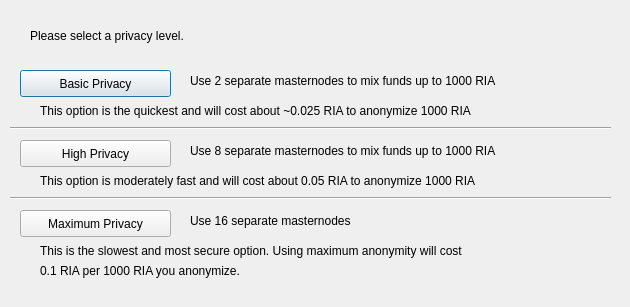
<?xml version="1.0" encoding="UTF-8"?>
<ui version="4.0">
 <class>DarksendConfig</class>
 <widget class="QDialog" name="DarksendConfig">
  <property name="geometry">
   <rect>
    <x>0</x>
    <y>0</y>
    <width>630</width>
    <height>307</height>
   </rect>
  </property>
  <property name="windowTitle">
   <string>Configure PrivateSend</string>
  </property>
  <widget class="QPushButton" name="buttonBasic">
   <property name="geometry">
    <rect>
     <x>20</x>
     <y>70</y>
     <width>151</width>
     <height>27</height>
    </rect>
   </property>
   <property name="text">
    <string>Basic Privacy</string>
   </property>
  </widget>
  <widget class="QPushButton" name="buttonHigh">
   <property name="geometry">
    <rect>
     <x>20</x>
     <y>140</y>
     <width>151</width>
     <height>27</height>
    </rect>
   </property>
   <property name="text">
    <string>High Privacy</string>
   </property>
  </widget>
  <widget class="QPushButton" name="buttonMax">
   <property name="geometry">
    <rect>
     <x>20</x>
     <y>210</y>
     <width>151</width>
     <height>27</height>
    </rect>
   </property>
   <property name="text">
    <string>Maximum Privacy</string>
   </property>
  </widget>
  <widget class="QLabel" name="label">
   <property name="geometry">
    <rect>
     <x>30</x>
     <y>20</y>
     <width>571</width>
     <height>31</height>
    </rect>
   </property>
   <property name="text">
    <string>Please select a privacy level.</string>
   </property>
  </widget>
  <widget class="QLabel" name="label_2">
   <property name="geometry">
    <rect>
     <x>190</x>
     <y>70</y>
     <width>421</width>
     <height>21</height>
    </rect>
   </property>
   <property name="text">
    <string>Use 2 separate masternodes to mix funds up to 1000 RIA</string>
   </property>
  </widget>
  <widget class="QLabel" name="label_3">
   <property name="geometry">
    <rect>
     <x>190</x>
     <y>140</y>
     <width>411</width>
     <height>21</height>
    </rect>
   </property>
   <property name="text">
    <string>Use 8 separate masternodes to mix funds up to 1000 RIA</string>
   </property>
  </widget>
  <widget class="QLabel" name="label_4">
   <property name="geometry">
    <rect>
     <x>190</x>
     <y>210</y>
     <width>421</width>
     <height>21</height>
    </rect>
   </property>
   <property name="text">
    <string>Use 16 separate masternodes</string>
   </property>
  </widget>
  <widget class="QLabel" name="label_6">
   <property name="geometry">
    <rect>
     <x>40</x>
     <y>100</y>
     <width>561</width>
     <height>21</height>
    </rect>
   </property>
   <property name="text">
    <string>This option is the quickest and will cost about ~0.025 RIA to anonymize 1000 RIA</string>
   </property>
  </widget>
  <widget class="QLabel" name="label_7">
   <property name="geometry">
    <rect>
     <x>40</x>
     <y>170</y>
     <width>561</width>
     <height>21</height>
    </rect>
   </property>
   <property name="text">
    <string>This option is moderately fast and will cost about 0.05 RIA to anonymize 1000 RIA</string>
   </property>
  </widget>
  <widget class="QLabel" name="label_8">
   <property name="geometry">
    <rect>
     <x>40</x>
     <y>240</y>
     <width>561</width>
     <height>21</height>
    </rect>
   </property>
   <property name="text">
    <string>This is the slowest and most secure option. Using maximum anonymity will cost</string>
   </property>
  </widget>
  <widget class="QLabel" name="label_9">
   <property name="geometry">
    <rect>
     <x>40</x>
     <y>260</y>
     <width>561</width>
     <height>21</height>
    </rect>
   </property>
   <property name="text">
    <string>0.1 RIA per 1000 RIA you anonymize.</string>
   </property>
  </widget>
  <widget class="Line" name="line">
   <property name="geometry">
    <rect>
     <x>10</x>
     <y>120</y>
     <width>601</width>
     <height>16</height>
    </rect>
   </property>
   <property name="orientation">
    <enum>Qt::Horizontal</enum>
   </property>
  </widget>
  <widget class="Line" name="line_2">
   <property name="geometry">
    <rect>
     <x>10</x>
     <y>190</y>
     <width>601</width>
     <height>16</height>
    </rect>
   </property>
   <property name="orientation">
    <enum>Qt::Horizontal</enum>
   </property>
  </widget>
 </widget>
 <resources/>
 <connections/>
</ui>
